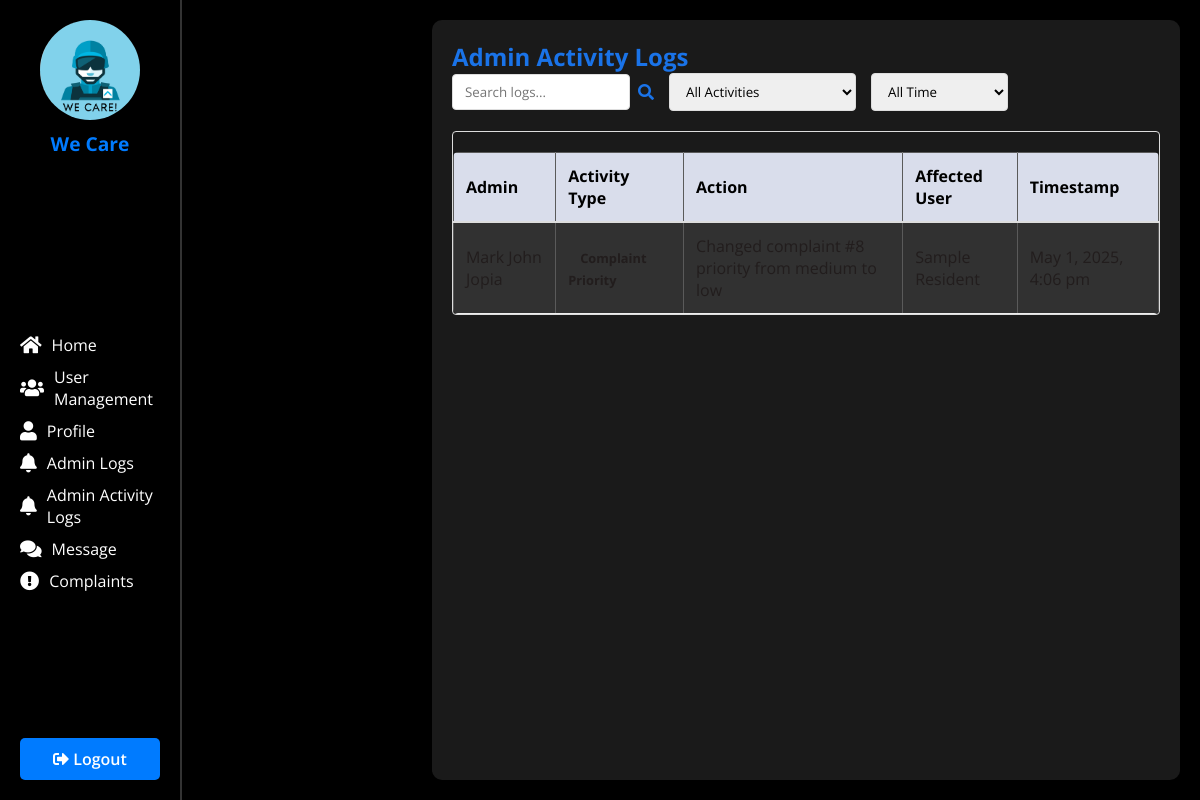
Page /admin_activity_logs.php (signed in) on the earlier database version.
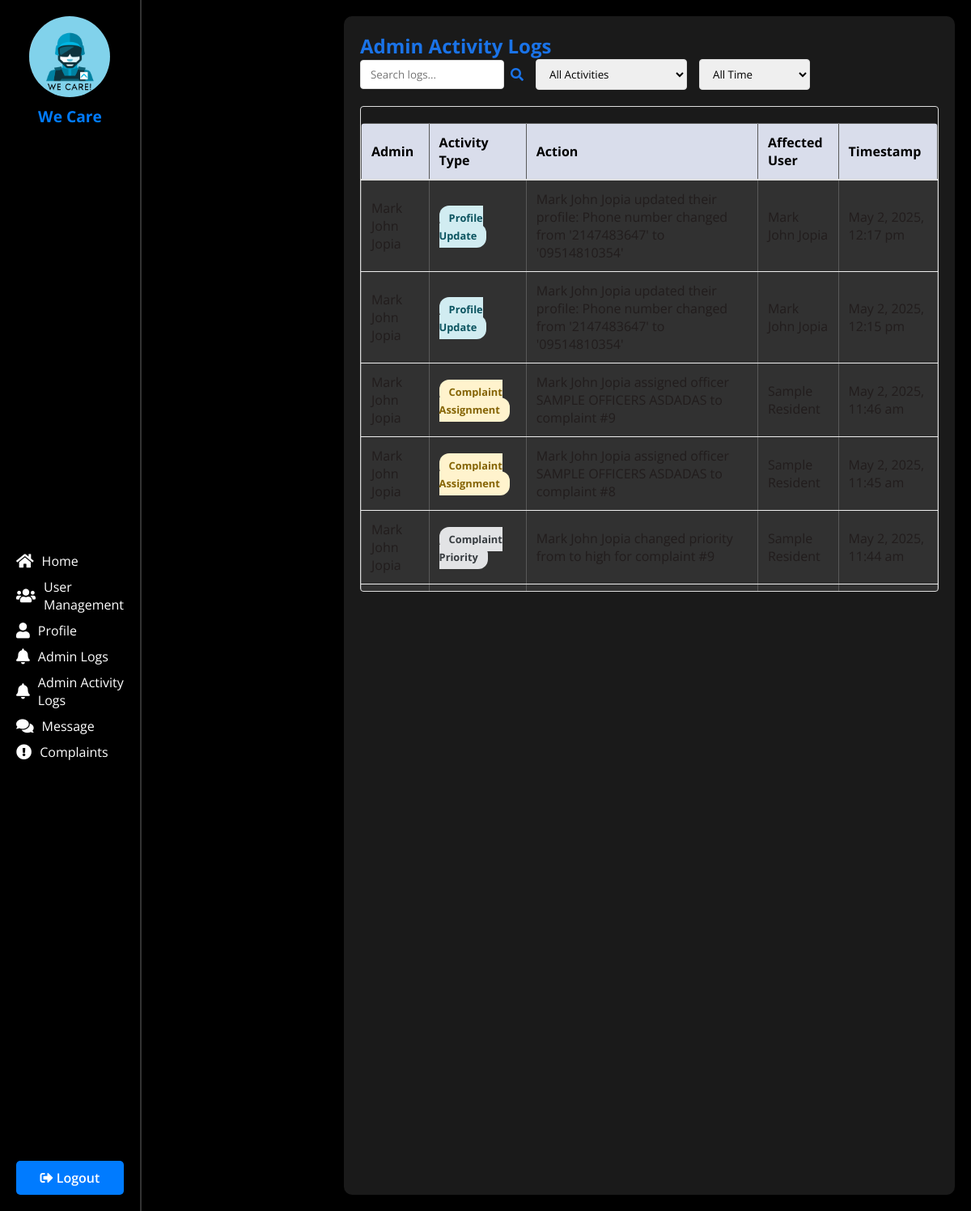
Same page on the later database version.
### tables this page shows
CREATE TABLE `admin_activity_logs` (
  `id` int(11) NOT NULL,
  `admin_id` int(11) NOT NULL,
  `activity_type` varchar(50) NOT NULL,
  `action` varchar(255) NOT NULL,
  `user_affected_id` int(11) DEFAULT NULL,
  `timestamp` datetime NOT NULL DEFAULT current_timestamp()
);

CREATE TABLE `users` (
  `id` int(11) NOT NULL,
  `first_name` varchar(200) NOT NULL,
  `middle_name` varchar(200) NOT NULL,
  `last_name` varchar(200) NOT NULL,
  `email` varchar(200) NOT NULL,
  `password` varchar(200) NOT NULL,
  `phone_number` varchar(200) NOT NULL,
  `address` varchar(200) NOT NULL,
  `session_token` varchar(255) DEFAULT NULL,
  `token_expiry` datetime DEFAULT NULL,
  `reset_token` varchar(255) DEFAULT NULL,
  `reset_token_expiry` datetime DEFAULT NULL,
  `role` enum('admin','resident','officer') DEFAULT 'resident',
  `profile_picture` varchar(255) DEFAULT NULL
);

### admin_activity_logs.php (the view, shortened to what this page needs)
<?php
require_once 'includes/db_conn.php';
try {
    $stmt = $conn->prepare("
        SELECT
            al.*,
            admin.first_name as admin_first_name,
            admin.last_name as admin_last_name,
            affected.first_name as affected_first_name,
            affected.last_name as affected_last_name,
            al.user_affected_id as affected_id
        FROM
            admin_activity_logs al
        LEFT JOIN
            users admin ON al.admin_id = admin.id
        LEFT JOIN
            users affected ON al.user_affected_id = affected.id
        ORDER BY
            al.timestamp DESC
    ");
    $stmt->execute();
    $logs = $stmt->fetchAll(PDO::FETCH_ASSOC);
} catch (PDOException $e) {
    die("Error fetching admin logs: " . $e->getMessage());
}
?>
<!DOCTYPE html>
<html lang="en">
<head>
    <link rel="stylesheet" href="assets/css/style.css">
    <link href="https://cdnjs.cloudflare.com/ajax/libs/font-awesome/5.15.4/css/all.min.css" rel="stylesheet">
</head>
<body>
    <div class="dashboard-wrapper">
        <?php include 'includes/sidebar.php'; ?>
        <main class="main-content">
            <div class="container">
                <h2 style="color: #1a73e8;">Admin Activity Logs</h2>
                <div class="filter-container">
                    <div class="filter-group">
                        <input type="text" id="search" class="filter-input" placeholder="Search logs...">
                        <i class="fas fa-search" style="color: #1a73e8;"></i>
                    </div>
                    <div class="filter-group">
                        <select id="activityFilter" class="filter-input">
                            <option value="all">All Activities</option>
                        </select>
                    </div>
                    <div class="filter-group">
                        <select id="timeFilter" class="filter-input">
                            <option value="all">All Time</option>
                        </select>
                    </div>
                </div>
                <div class="table-container">
                    <table class="log-table">
                        <thead>
                            <tr>
                                <th>Admin</th>
                                <th>Activity Type</th>
                                <th>Action</th>
                                <th>Affected User</th>
                                <th>Timestamp</th>
                            </tr>
                        </thead>
                        <tbody>
                            <?php foreach ($logs as $log): ?>
                                <tr>
                                    <td><?php echo htmlspecialchars($log['admin_first_name'] . ' ' . $log['admin_last_name']); ?></td>
                                    <td>
                                        <span class="activity-type <?php echo str_replace('_', '-', $log['activity_type']); ?>">
                                            <?php echo str_replace('_', ' ', $log['activity_type']); ?>
                                        </span>
                                    </td>
                                    <td><?php echo htmlspecialchars($log['action']); ?></td>
                                    <td>
                                        <?php if ($log['user_affected_id']): ?>
                                            <?php if (!empty($log['affected_first_name'])): ?>
                                                <?php echo htmlspecialchars($log['affected_first_name'] . ' ' . $log['affected_last_name']); ?>
                                            <?php endif; ?>
                                        <?php else: ?>
                                            N/A
                                        <?php endif; ?>
                                    </td>
                                    <td data-timestamp="<?php echo strtotime($log['timestamp']); ?>">
                                        <?php echo date("F j, Y, g:i a", strtotime($log['timestamp'])); ?>
                                    </td>
                                </tr>
                            <?php endforeach; ?>
                        </tbody>
                    </table>
                </div>
            </div>
        </main>
    </div>
</body>
</html>

### includes/sidebar.php
<aside class="sidebar">
    <div class="logo-container">
        <img src="../assets/images/logo.png" alt="Logo" class="logo">
        <h2>We Care</h2>
    </div>
    <ul>
        <li><a href="/dashboard.php"><i class="fas fa-home"></i> Home</a></li>
        <?php if (in_array($_SESSION['role'], ['admin', 'officer'])): ?>
        <li><a href="/manage_users.php"><i class="fas fa-users"></i> User Management</a></li>
        <?php endif; ?>
        <li><a href="/profile.php"><i class="fas fa-user"></i> Profile</a></li>
        <?php if ($_SESSION['role'] === 'admin'): ?>
        <li><a href="/admin_logs.php"><i class="fas fa-bell"></i> Admin Logs</a></li>
        <?php endif; ?>
        <?php if ($_SESSION['role'] === 'admin'): ?>
        <li><a href="/admin_activity_logs.php"><i class="fas fa-bell"></i> Admin Activity Logs</a></li>
        <?php endif; ?>
        <?php if (in_array($_SESSION['role'], ['admin', 'officer','resident'])): ?>
        <li><a href="message/index.php"><i class="fa fa-comments"></i> Message</a></li>
        <?php endif; ?>
        <?php if (in_array($_SESSION['role'], ['admin', 'officer'])): ?>
        <li><a href="/admin_view_complaints.php"><i class="fa fa-exclamation-circle"></i> Complaints</a></li>
        <?php endif; ?>
    </ul>
    <button class="logout-btn" onclick="window.location.href='/logout.php'">
        <i class="fas fa-sign-out-alt"></i> Logout
    </button>
</aside>

### assets/css/style.css (style rules this page uses)
* { margin: 0; padding: 0; box-sizing: border-box; font-family: "Open Sans", sans-serif; }
body { display: flex; align-items: stretch; min-height: 100vh; width: 100%; background: url("../images/image.jpg"), #000; background-position: center; background-size: cover; background-repeat: no-repeat; color: #fff; }
.dashboard-wrapper { display: flex; width: 100%; }
.sidebar { width: 250px; background: rgba(0, 0, 0, 0.7); padding: 20px; box-shadow: 2px 0 10px rgba(0, 0, 0, 0.2); display: flex; flex-direction: column; justify-content: space-between; border-right: 2px solid rgba(255, 255, 255, 0.2); }
.logo-container { display: flex; flex-direction: column; align-items: center; margin-bottom: 20px; }
.logo-container .logo { width: 100px; height: 100px; border-radius: 50%; object-fit: cover; box-shadow: 0 4px 10px rgba(0, 0, 0, 0.3); }
.logo-container h2 { font-size: 1.2rem; margin-top: 10px; color: #007bff; text-align: center; }
.sidebar ul { list-style: none; margin-top: 20px; }
.sidebar ul li { margin-bottom: 10px; }
.sidebar ul li a { display: flex; align-items: center; color: #fff; text-decoration: none; font-size: 1rem; transition: 0.3s ease; }
.sidebar ul li a i { margin-right: 10px; font-size: 1.2rem; }
.logout-btn { width: 100%; padding: 10px; background: #007bff; color: #fff; border: none; border-radius: 5px; font-size: 1rem; cursor: pointer; transition: 0.3s ease; }
.main-content { flex-grow: 1; padding: 20px; background: rgba(255, 255, 255, 0.1); border-radius: 10px; margin: 20px; box-shadow: 0 4px 10px rgba(0, 0, 0, 0.2); backdrop-filter: blur(10px); -webkit-backdrop-filter: blur(10px); }
table { width: 100%; border-collapse: collapse; margin-top: 20px; background: rgba(255, 255, 255, 0.1); border-radius: 5px; overflow: hidden; }
table th, table td { padding: 12px; border: 1px solid rgba(255, 255, 255, 0.2); text-align: left; color: #fff; }
table th { background: rgba(0, 123, 255, 0.5); color: #fff; }
button { background: #007bff; color: #fff; font-weight: 600; border: none; padding: 10px 15px; cursor: pointer; border-radius: 5px; font-size: 16px; transition: 0.3s ease; }

### admin_activity_logs.php (style rules this page uses)
.main-content { padding: 20px; margin-left: 250px; transition: margin-left 0.3s; }
.filter-container { margin-bottom: 20px; display: flex; gap: 15px; flex-wrap: wrap; }
.filter-group { display: flex; align-items: center; gap: 8px; }
.filter-input { padding: 8px 12px; border: 1px solid #ddd; border-radius: 4px; color: #000; }
.log-table { width: 100%; border-collapse: collapse; margin-top: 20px; }
.log-table th { position: sticky; top: 0; background: #d9ddeb; padding: 12px; text-align: left; border-bottom: 2px solid #ddd; color: #000; }
.log-table td { padding: 12px; border-bottom: 1px solid #eee; color: #221d1d; }
.table-container { max-height: 600px; overflow-y: auto; border: 1px solid #ddd; border-radius: 4px; }
.activity-type { padding: 6px 12px; border-radius: 12px; font-size: 0.8em; font-weight: bold; text-transform: capitalize; }
.profile-update { background: #d1ecf1; color: #0c5460; }
.complaint-assignment { background: #fff3cd; color: #856404; }
.complaint-priority { background: #e2e3e5; color: #383d41; }

Differences in the rows shown:
no longer on this page (row unchanged): admin_activity_logs: users.first_name+last_name "Mark John Jopia", activity_type "Complaint Priority", action "Changed complaint #8 priority from medium to low", users.first_name+last_name "Sample Resident", timestamp "May 1, 2025, 4:06 pm"
added admin_activity_logs: users.first_name+last_name "Mark John Jopia", activity_type "Profile Update", action "Mark John Jopia updated their profile: Phone number changed from '2147483647' to '09514810354'", timestamp "May 2, 2025, 12:17 pm"
added admin_activity_logs: users.first_name+last_name "Mark John Jopia", activity_type "Profile Update", action "Mark John Jopia updated their profile: Phone number changed from '2147483647' to '09514810354'", timestamp "May 2, 2025, 12:15 pm"
added admin_activity_logs: users.first_name+last_name "Mark John Jopia", activity_type "Complaint Assignment", action "Mark John Jopia assigned officer SAMPLE OFFICERS ASDADAS to complaint #9", users.first_name+last_name "Sample Resident", timestamp "May 2, 2025, 11:46 am"
added admin_activity_logs: users.first_name+last_name "Mark John Jopia", activity_type "Complaint Assignment", action "Mark John Jopia assigned officer SAMPLE OFFICERS ASDADAS to complaint #8", users.first_name+last_name "Sample Resident", timestamp "May 2, 2025, 11:45 am"
added admin_activity_logs: users.first_name+last_name "Mark John Jopia", activity_type "Complaint Priority", action "Mark John Jopia changed priority from to high for complaint #9", users.first_name+last_name "Sample Resident", timestamp "May 2, 2025, 11:44 am"
